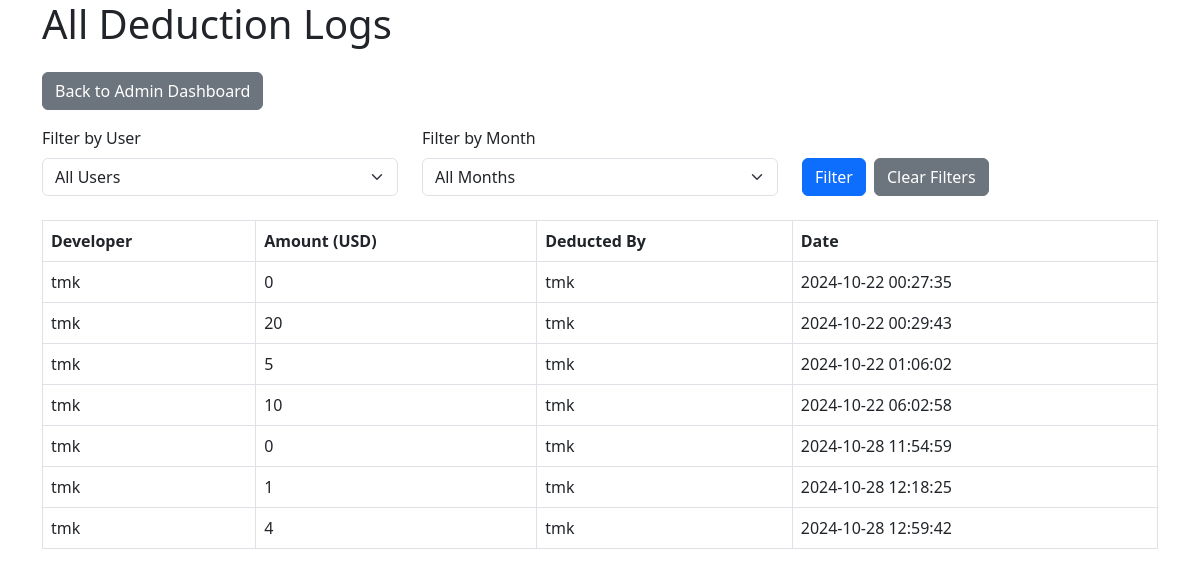
Before: /deduction_logs_admin/ with the older database file.
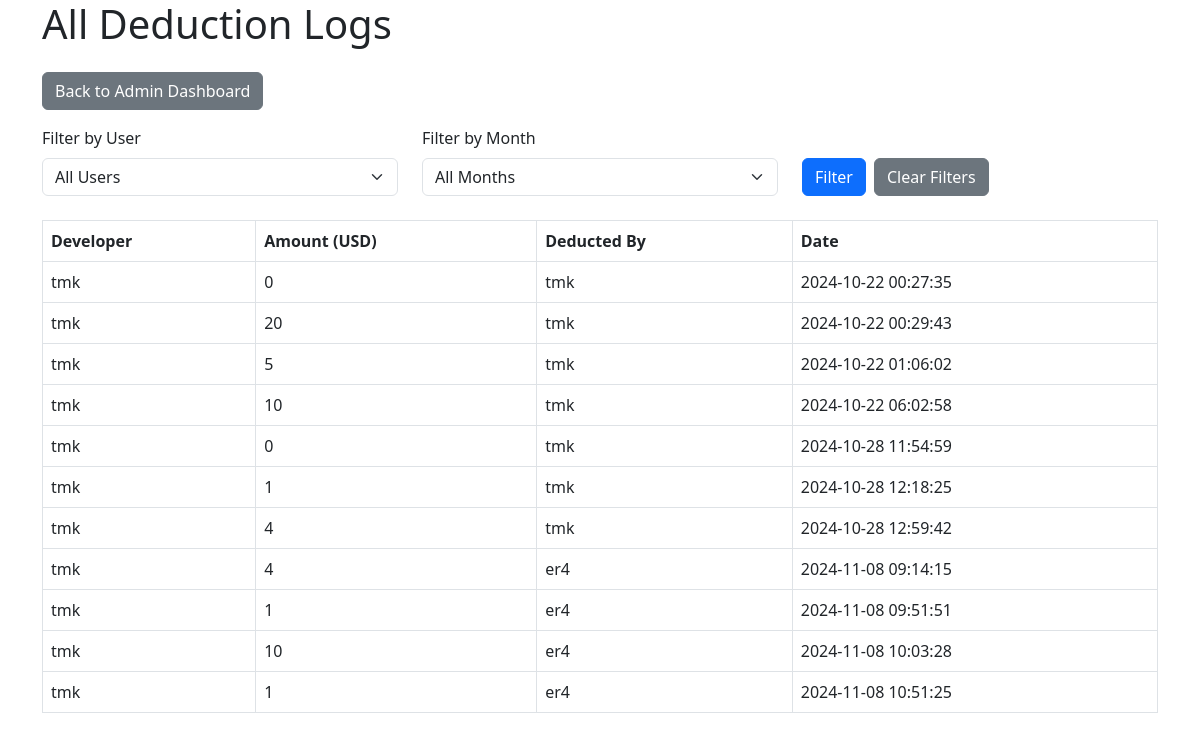
After: the same page with the newer database file.
### fin_app_v2/models.py (models this page shows, shortened)
class DeductionLog(models.Model):
    developer = models.ForeignKey(User, on_delete=models.CASCADE, related_name='deductions')
    deducted_by = models.ForeignKey(User, on_delete=models.CASCADE, related_name='deduction_actions')  # Admin who deducted
    deduction_amount = models.PositiveIntegerField()
    deduction_date = models.DateTimeField(auto_now_add=True)  # Automatically logs the date and time of deduction

### fin_app_v2/views.py (the view)
# urls.py: path('deduction_logs_admin/', views.deduction_logs_admin, name='deduction_logs_admin'),
def deduction_logs_admin(request):
    users = User.objects.all()
    all_deduction_logs = DeductionLog.objects.all()
    months = all_deduction_logs.dates('deduction_date', 'month')
    selected_user = request.GET.get('user')
    selected_month = request.GET.get('month')
    if selected_user:
        all_deduction_logs = all_deduction_logs.filter(developer__id=selected_user)
    if selected_month:
        year, month = map(int, selected_month.split('-'))
        all_deduction_logs = all_deduction_logs.filter(deduction_date__year=year, deduction_date__month=month)
    return render(request, 'deduction_logs_admin.html', {
        'all_deduction_logs': all_deduction_logs,
        'users': users,
        'months': months,
        'selected_user': selected_user,
        'selected_month': selected_month,
    })

### templates/deduction_logs_admin.html (shortened to what this page needs)
<!DOCTYPE html>
<html lang="en">
<head>
    <link href="https://cdn.jsdelivr.net/npm/bootstrap@5.3.0-alpha1/dist/css/bootstrap.min.css" rel="stylesheet">
</head>
<body>
    <div class="container">
        <h1 class="mb-4">All Deduction Logs</h1>
        <a href="{% url 'admin_dashboard' %}" class="btn btn-secondary mb-3">Back to Admin Dashboard</a>
        <form method="GET" class="mb-4">
            <div class="row">
                <div class="col-md-4">
                    <label for="user" class="form-label">Filter by User</label>
                    <select name="user" id="user" class="form-select">
                        <option value="">All Users</option>
                    </select>
                </div>
                <div class="col-md-4">
                    <label for="month" class="form-label">Filter by Month</label>
                    <select name="month" id="month" class="form-select">
                        <option value="">All Months</option>
                    </select>
                </div>
                <div class="col-md-4 d-flex align-items-end">
                    <button type="submit" class="btn btn-primary">Filter</button>
                    <a href="{% url 'deduction_logs_admin' %}" class="btn btn-secondary ms-2">Clear Filters</a>
                </div>
            </div>
        </form>
        <div class="table-responsive">
            {% if all_deduction_logs %}
            <table class="table table-bordered">
                <thead>
                    <tr>
                        <th>Developer</th>
                        <th>Amount (USD)</th>
                        <th>Deducted By</th>
                        <th>Date</th>
                    </tr>
                </thead>
                <tbody>
                    {% for log in all_deduction_logs %}
                    <tr>
                        <td>{{ log.developer.username }}</td>
                        <td>{{ log.deduction_amount }}</td>
                        <td>{{ log.deducted_by.username }}</td>
                        <td>{{ log.deduction_date|date:"Y-m-d H:i:s" }}</td>
                    </tr>
                    {% endfor %}
                </tbody>
            </table>
            {% else %}
            <p>No deduction logs available.</p>
            {% endif %}
        </div>
    </div>
</body>
</html>

Changed rows visible on the page:
added DeductionLog: developer.username "tmk", deduction_amount "4", deducted_by.username "er4", deduction_date "2024-11-08 09:14:15"
added DeductionLog: developer.username "tmk", deduction_amount "1", deducted_by.username "er4", deduction_date "2024-11-08 09:51:51"
added DeductionLog: developer.username "tmk", deduction_amount "10", deducted_by.username "er4", deduction_date "2024-11-08 10:03:28"
added DeductionLog: developer.username "tmk", deduction_amount "1", deducted_by.username "er4", deduction_date "2024-11-08 10:51:25"
